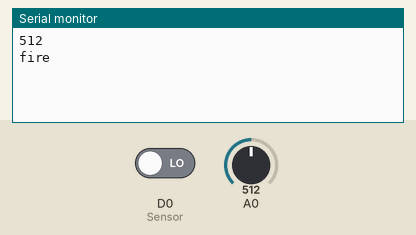
Bench run of a sketch on a simulated ESP8266 (NodeMCU). Shown: the last lines printed to the serial monitor. Inputs (shaded band) come from the test bench; at power-on: D0 (Sensor) LOW, A0 = 512. WiFi joins after 1.5 s; servers stay silent unless stated.

Above: at 3.0 s.
3.1 s: D0 (Sensor) driven HIGH
At 4.6 s:
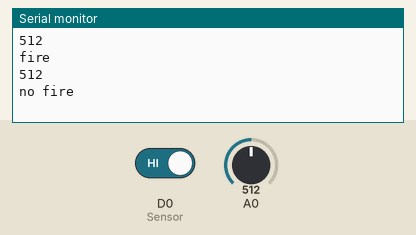
6.3 s: A0 set to 710
At 7.6 s:
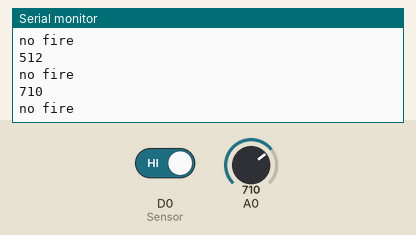
7.8 s: A0 set to 716
At 8.6 s:
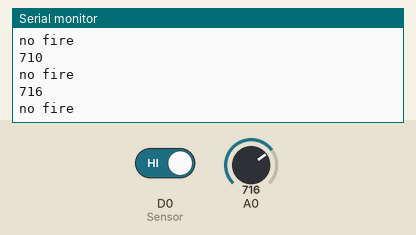
Timing chart, 0 to 10.8 s (numbered marks = the images above; inputs shaded):
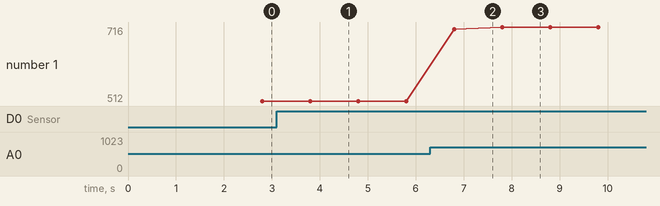

Measured:
- after the input at 3.1 s, the serial monitor: prints a new line after 0.70 s (image 1)
- after the input at 6.3 s, the serial monitor: prints a new line after 0.50 s (image 2)
- after the input at 7.8 s, the serial monitor: prints a new line at once (image 3)
- plotted number 1: 512 → 710 after the input at 6.3 s, 710 → 716 after the input at 7.8 s

The sketch:

sketch_feb13b.ino
```cpp
/*Fire alarm security system with Nodemcu
   https://srituhobby.com
*/

#define BLYNK_PRINT Serial
#include <ESP8266WiFi.h>
#include "BlynkSimpleEsp8266.h"

char auth[] = "authkey";
char ssid[] = "wifi key";
char pass[] = "wifi password";

BlynkTimer timer;
int pinValue = 0;
int Sensor = D0;

void setup() {
  Serial.begin(9600);
  pinMode(Sensor, INPUT);
  Blynk.begin(auth, ssid, pass);
  timer.setInterval(1000L, notifiaction);
}

void notifiaction() {
  int sensor = digitalRead(Sensor);
  int sens =  analogRead(A0);
  Serial.println(sens);
  if (sensor == 1) {
    Serial.println("no fire");
  }
  else {
    Serial.println("fire");
  }
  if (sensor == 0 ) {
    Blynk.notify("Fire Alert! A fire was detected");
  }
  else if ( sens > 700) {
    if (sens > 1800) {
      Blynk.notify("High Alert! Smoke was detected");
    } else if (sens > 1200) {
      Blynk.notify("Alert! Smoke was detected");
    } else {
      Blynk.notify("Mild Alert! Smoke was detected");
    }

  }
}

void loop() {

  Blynk.run();
  timer.run();
}
```
